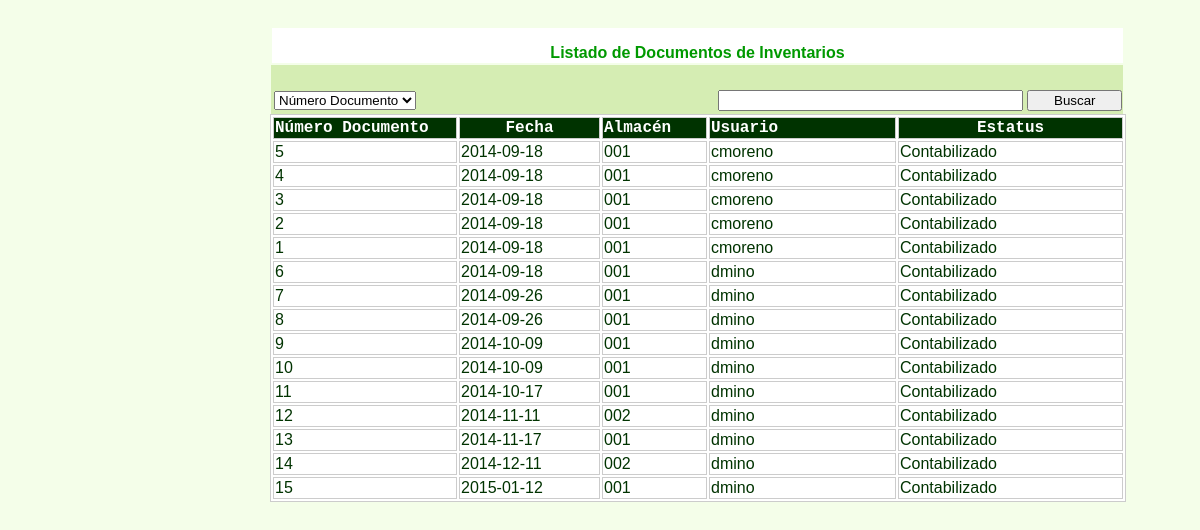
Screenshot of /selec_doc_inve.php with the database file from the repository.
### tables this page shows
CREATE TABLE `t_heder_inv_fisico` (
  `NUM_DOC` int(10) NOT NULL,
  `FEC_DOC` date NOT NULL,
  `COD_USUARIO` varchar(10) NOT NULL,
  `COD_ALM` varchar(3) NOT NULL,
  `STATUS_DOC` varchar(2) NOT NULL,
  UNIQUE KEY `nro_documento` (`NUM_DOC`)
);

### rutinasphp.php (called while the page is built, shortened)
<?php
function consultar_almacen($cod_almacen,$conectar){
    $sql2="select desc_alm as desc_alm, ubi_alm as ubi_alm from m_almacenes where cod_alm='$cod_almacen'";
    $resul2=mysql_query($sql2,$conectar) or die("Problemas en la Sentencia SQL 2".mysql_error());
    if(mysql_num_rows($resul2)>0) {
      $reg2=mysql_fetch_assoc($resul2);
      $desc_almacen= $reg2["desc_alm"];
    }
   return $desc_almacen;
}
?>

### selec_doc_inve.php (the view, shortened to what this page needs)
<?php
Include ("rutinasphp.php");
  $nombre_busqueda=$_POST['nombre_busqueda'];
  $tipo_objeto=$_POST['tipo_objeto'];
?>
<!DOCTYPE html PUBLIC "-//W3C//DTD XHTML 1.0 Transitional//EN" "http://www.w3.org/TR/xhtml1/DTD/xhtml1-transitional.dtd">
<html xmlns="http://www.w3.org/1999/xhtml">
<head>
</head>
<body>
<div style="width: 660px; position: relative; margin-left: auto; margin-right: auto;"><div id="c_encabezado">
<p>&nbsp;</p>
<p class="efecha">&nbsp;</p>
<div id="Layer1">
  <div align="center" class="Estilo28">
    <p class="Estilo41">Listado de Documentos de Inventarios </p>
  </div>
</div>
<form id="form1" name="form1" method="post" action="selec_doc_inve.php">
  <p>&nbsp;</p>
  <p>&nbsp;</p>
<div id="busqueda">
  <table width="854">
    <tr>
      <td width="256">&nbsp;</td>
      <td width="394">&nbsp;</td>
      </tr>
    <tr>
      <td><select name="tipo_objeto" size="1" id="tipo_objeto" >
        <?php
          $opciones = array(01=>'Número Documento',02=>'Fecha Documento',03=>'Código Almacén',04=>'Estatus');
          foreach($opciones as $k=>$op) {
        ?>
        <option value="<?php echo $k; ?>" <?php if($tipo_objeto== $k) echo 'selected="selected"'?> > <?php echo $op; ?> </option>
        <?php } ?>
      </select></td>
      <td><div align="right">
        <input name="nombre_busqueda" type="text" id="nombre_busqueda" value="<?php echo $nombre_busqueda; ?>" size="35" maxlength="35" />
        <input name="b_buscar" type="submit" id="b_buscar" value="     Buscar     " />
      </div></td>
      </tr>
  </table>
  <div id="resultado">
    <table width="856" border="1" bordercolor="#CCCCCC" bgcolor="#FFFFFF" class="Estilo28">
      <tr>
        <td width="180" bgcolor="#003300"><span class="Estilo38">N&uacute;mero Documento </span></td>
        <td width="137" bgcolor="#003300"><div align="center"><span class="Estilo38">Fecha</span></div></td>
        <td width="101" bgcolor="#003300"><span class="Estilo38">Almac&eacute;n</span></td>
        <td width="183" bgcolor="#003300"><span class="Estilo38">Usuario</span></td>
        <td width="221" bgcolor="#003300"><div align="center"><span class="Estilo38">Estatus</span></div></td>
      </tr>
        <?php
           $conectar=mysql_connect($_SESSION['servidor'],$_SESSION['usuario_adm'],$_SESSION['clave']) or
                die("Problemas  con la conexión a la base de datos");
           $sql01="select NUM_DOC as num_doc, FEC_DOC as FEC_DOC, COD_USUARIO as COD_USUARIO, COD_ALM as
			   COD_ALM,STATUS_DOC as STATUS_DOC from T_HEDER_INV_FISICO";
            $resultado=mysql_query($sql01,$conectar) or die("Problemas en la Sentencia SQL".mysql_error());
           if(mysql_num_rows($resultado)>0)
	       {
    		  while($registro=mysql_fetch_assoc($resultado))
              {
				  $num_doc=$registro['num_doc'];
				  $num_doc=str_replace(" ","&nbsp;",$num_doc);
                  $FEC_DOC=$registro['FEC_DOC'];
				  $FEC_DOC=str_replace(" ","&nbsp;",$FEC_DOC);
				  if($registro['STATUS_DOC']=='03'){
				    $estatus = 'Contabilizado';
				  }
				  $COD_USUARIO=$registro['COD_USUARIO'];
				  $COD_USUARIO=str_replace(" ","&nbsp;",$COD_USUARIO);
				  $COD_ALM=$registro['COD_ALM'];
				  $COD_ALM=str_replace(" ","&nbsp;",$COD_ALM);
                  $desc_almacen=consultar_almacen($COD_ALM,$conectar);
				  $desc_almacen=str_replace(" ","&nbsp;",$desc_almacen);
                  echo "<tr OnMouseOver=Resaltar_On(this);' OnMouseOut='Resaltar_Off(this);'
				  OnClick=\"datos('$num_doc','$FEC_DOC','$COD_ALM','$COD_USUARIO','$estatus','$desc_almacen');\"><td>$num_doc</td><td>$FEC_DOC</td><td>$COD_ALM</td><td>$COD_USUARIO</td><td>$estatus</td></tr>";
		   }
		   }
		   ?>
    </table>
  </div>
</div>
  <p>&nbsp;</p>
  <p>&nbsp;</p>
  <p>&nbsp;</p>
  <p>&nbsp;</p>
  <p>&nbsp;</p>
  <p>&nbsp;</p>
  <p>&nbsp;</p>
</form>
</div>
</body>
</html>

### selec_doc_inve.php (style rules this page uses)
#Layer1 { position:absolute; width:851px; height:35px; z-index:17; left: 2px; top: 12px; background-color: #FFFFFF; }
#busqueda { position:absolute; width:852px; height:56px; z-index:19; left: 1px; top: 49px; background-color: #D5EDB3; }
body { background-color: #F4FEE9; }
.Estilo28 { font-family: Geneva, Arial, Helvetica, sans-serif; font-weight: normal; color: #003300; }
#resultado { position:absolute; width:857px; height:265px; z-index:1; left: -1px; }
.Estilo38 { color: #FFFFFF; font-weight: bold; font-family: "Courier New", Courier, monospace; }
.Estilo41 { color: #009900; font-weight: bold; }

### rows the page displays
t_heder_inv_fisico: NUM_DOC "5", FEC_DOC "2014-09-18", COD_ALM "001", COD_USUARIO "cmoreno", STATUS_DOC "Contabilizado"
t_heder_inv_fisico: NUM_DOC "4", FEC_DOC "2014-09-18", COD_ALM "001", COD_USUARIO "cmoreno", STATUS_DOC "Contabilizado"
t_heder_inv_fisico: NUM_DOC "3", FEC_DOC "2014-09-18", COD_ALM "001", COD_USUARIO "cmoreno", STATUS_DOC "Contabilizado"
t_heder_inv_fisico: NUM_DOC "2", FEC_DOC "2014-09-18", COD_ALM "001", COD_USUARIO "cmoreno", STATUS_DOC "Contabilizado"
t_heder_inv_fisico: NUM_DOC "1", FEC_DOC "2014-09-18", COD_ALM "001", COD_USUARIO "cmoreno", STATUS_DOC "Contabilizado"
t_heder_inv_fisico: NUM_DOC "6", FEC_DOC "2014-09-18", COD_ALM "001", COD_USUARIO "dmino", STATUS_DOC "Contabilizado"
t_heder_inv_fisico: NUM_DOC "7", FEC_DOC "2014-09-26", COD_ALM "001", COD_USUARIO "dmino", STATUS_DOC "Contabilizado"
t_heder_inv_fisico: NUM_DOC "8", FEC_DOC "2014-09-26", COD_ALM "001", COD_USUARIO "dmino", STATUS_DOC "Contabilizado"
t_heder_inv_fisico: NUM_DOC "9", FEC_DOC "2014-10-09", COD_ALM "001", COD_USUARIO "dmino", STATUS_DOC "Contabilizado"
t_heder_inv_fisico: NUM_DOC "10", FEC_DOC "2014-10-09", COD_ALM "001", COD_USUARIO "dmino", STATUS_DOC "Contabilizado"
t_heder_inv_fisico: NUM_DOC "11", FEC_DOC "2014-10-17", COD_ALM "001", COD_USUARIO "dmino", STATUS_DOC "Contabilizado"
t_heder_inv_fisico: NUM_DOC "12", FEC_DOC "2014-11-11", COD_ALM "002", COD_USUARIO "dmino", STATUS_DOC "Contabilizado"
t_heder_inv_fisico: NUM_DOC "13", FEC_DOC "2014-11-17", COD_ALM "001", COD_USUARIO "dmino", STATUS_DOC "Contabilizado"
t_heder_inv_fisico: NUM_DOC "14", FEC_DOC "2014-12-11", COD_ALM "002", COD_USUARIO "dmino", STATUS_DOC "Contabilizado"
t_heder_inv_fisico: NUM_DOC "15", FEC_DOC "2015-01-12", COD_ALM "001", COD_USUARIO "dmino", STATUS_DOC "Contabilizado"

### other values shown
form field tipo_objeto "Número Documento"
